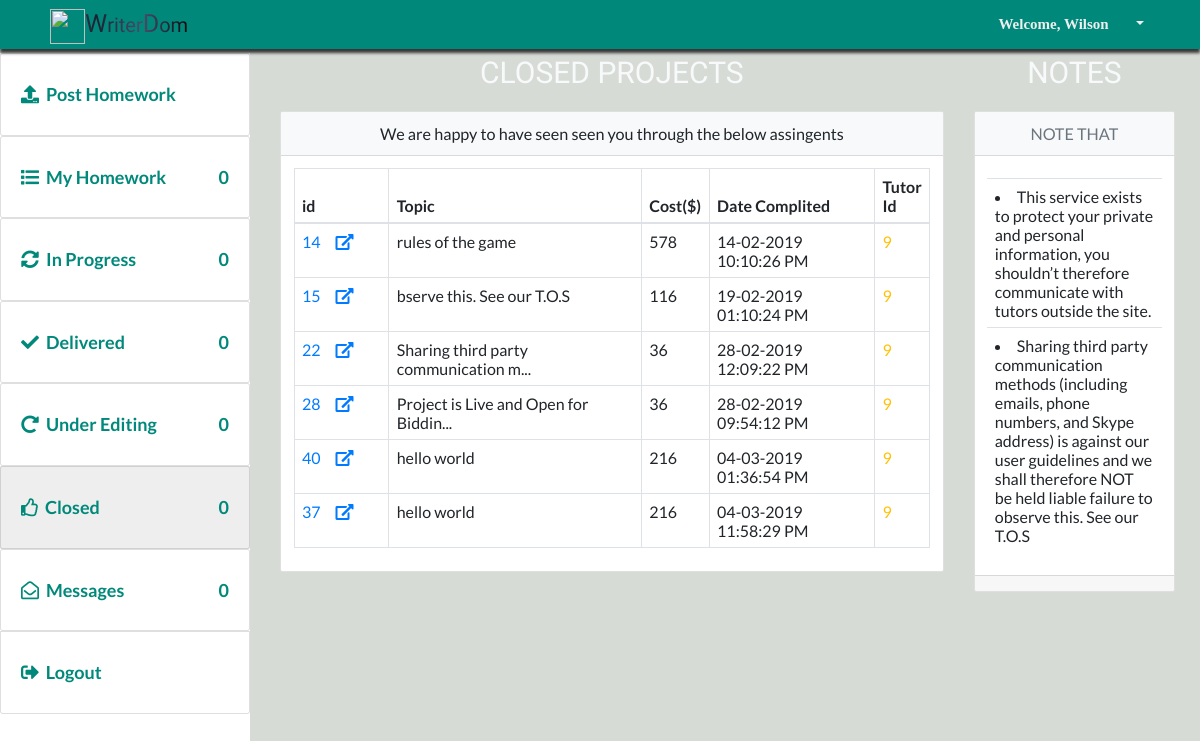
Page /student/completed.php (signed in) on the earlier database version.
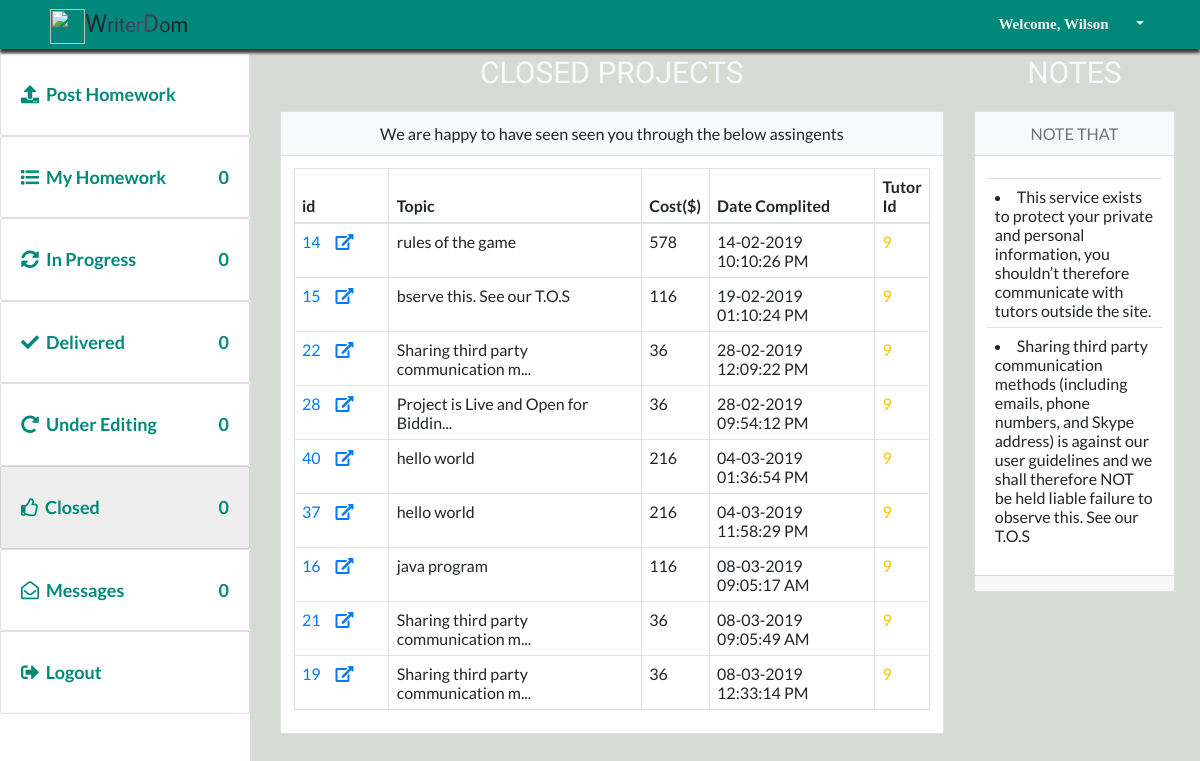
Same page on the later database version.
### tables this page shows
CREATE TABLE `closed` (
  `comment` text NOT NULL,
  `rating` int(255) NOT NULL,
  `project_id` int(255) NOT NULL,
  `student_id` int(255) NOT NULL,
  `tutor_id` int(255) NOT NULL,
  `date_closed` text NOT NULL
);

CREATE TABLE `projects` (
  `project_id` bigint(20) UNSIGNED NOT NULL,
  `student_id` int(11) NOT NULL,
  `title` text NOT NULL,
  `deadline` text NOT NULL,
  `subject` text NOT NULL,
  `instructions` longtext NOT NULL,
  `style` text NOT NULL,
  `type_of_paper` text NOT NULL,
  `pages` tinyint(11) NOT NULL,
  `slides` tinyint(11) NOT NULL,
  `problems` tinyint(11) NOT NULL,
  `budget` varchar(255) NOT NULL,
  `charges` varchar(255) NOT NULL DEFAULT '0',
  `cost` varchar(255) NOT NULL DEFAULT '0',
  `bids` tinyint(100) NOT NULL DEFAULT '0',
  `academic_level` text NOT NULL,
  `sources` tinyint(11) NOT NULL,
  `status` tinyint(4) NOT NULL DEFAULT '0',
  `DATE_CREATED` text NOT NULL
);

### dbconfig/dbconnect.php (called while the page is built, shortened)
<?php
require_once(  'shared/ez_sql_core.php');
require_once( 'ez_sql_mysqli.php');
$db=new ezSQL_mysqli(DB_USER, DB_PASS,DB_NAME,DB_HOST,DB_ENCODING);
 ?>

### dbconfig/ez_sql_mysqli.php (called while the page is built, shortened)
<?php
class ezSQL_mysqli extends ezSQLcore
{
    private $ezsql_mysql_str = array
        (
            1 => 'Require $dbuser and $dbpassword to connect to a database server',
            2 => 'Error establishing mySQL database connection. Correct user/password? Correct hostname? Database server running?',
            3 => 'Require $dbname to select a database',
            4 => 'mySQL database connection is not active',
            5 => 'Unexpected error while trying to select database'
        );
    private $_dbuser;
    private $_dbpassword;
    private $_dbname;
    private $_dbhost;
    private $_charset = 'utf8';
    private $_result;
    public $show_errors = true;
    public $dbh;
    public function __construct($dbuser='', $dbpassword='', $dbname='', $dbhost='localhost', $charset='') {
        $this->_dbuser = $dbuser;
        $this->_dbpassword = $dbpassword;
        $this->_dbname = $dbname;
        $this->_dbhost = $dbhost;
    }
    public function connect($dbuser='', $dbpassword='', $dbhost='localhost', $charset='') {
        $this->_connected = false;
        $this->_dbuser = empty($dbuser) ? $this->_dbuser : $dbuser;
        $this->_dbpassword = empty($dbpassword) ? $this->_dbpassword : $dbpassword;
        $this->_dbhost = $dbhost!='localhost' ? $this->_dbhost : $dbhost;
        $this->_charset = empty($charset) ? $this->_charset : $charset;
        if ( empty($this->_dbuser) ) {
            $this->register_error($this->ezsql_mysql_str[1] . ' in ' . __FILE__ . ' on line ' . __LINE__);
            $this->show_errors ? trigger_error($this->ezsql_mysql_str[1], E_USER_WARNING) : null;
        } else if ( ! $this->dbh = mysqli_connect($this->_dbhost, $this->_dbuser, $this->_dbpassword, $this->_dbname) ) {
            $this->register_error($this->ezsql_mysql_str[2] . ' in ' . __FILE__ . ' on line ' . __LINE__);
            $this->show_errors ? trigger_error($this->ezsql_mysql_str[2], E_USER_WARNING) : null;
        } else {
            mysqli_set_charset($this->dbh, $this->_charset);
            $this->_connected = true;
        }
        return $this->_connected;
    }
    public function select($dbname='', $charset='') {
        if ( ! $dbname ) {
            $this->register_error($this->ezsql_mysql_str[3] . ' in ' . __FILE__ . ' on line ' . __LINE__);
            $this->show_errors ? trigger_error($this->ezsql_mysql_str[3], E_USER_WARNING) : null;
            return false;
        } else if ( ! $this->dbh ) {
            $this->register_error($this->ezsql_mysql_str[4] . ' in ' . __FILE__ . ' on line ' . __LINE__);
            $this->show_errors ? trigger_error($this->ezsql_mysql_str[4], E_USER_WARNING) : null;
            return false;
        } else {
            $this->_dbname = $dbname;
            if ( $charset == '') {
                $charset = $this->_charset;
            }
             if ( $charset != '' ) {
                $charsets = array();
                $recordset = mysqli_query($this->dbh, 'SHOW CHARACTER SET');
                while ( $row = mysqli_fetch_array($recordset, MYSQLI_ASSOC) ) {
                        $charsets[] = $row['Charset'];
                }
            }
            $this->_connected = true;
        }
        return $this->_connected;
    }
    public function query($query, $use_prepare=false) {
		$query = str_replace(_TAG, '?', $query);
        $return_val = 0;
        $query = trim($query);
        if ( ! isset($this->dbh) || ! $this->dbh ) {
            $this->select($this->_dbname);
        }
		if (!empty($param) && is_array($param) && ($this->getPrepare()))
			return $this->query_prepared($query, $param);
		else
			$this->_result = mysqli_query($this->dbh, $query);
        $is_insert = false;
        if ( preg_match("/^(insert|delete|update|replace)\s+/i", $query) ) {
            $this->_affectedRows = mysqli_affected_rows($this->dbh);
            if ( preg_match("/^(insert|replace)\s+/i", $query) ) {
                $this->insert_id = mysqli_insert_id($this->dbh);
            }
            $return_val = $this->_affectedRows;
        } else {
            if ( !is_numeric($this->_result) && !is_bool($this->_result)) {
                $i=0;
                $num_rows=0;
                while ( $row = mysqli_fetch_object($this->_result) ) {
                    $num_rows++;
                }
                $this->num_rows = $num_rows;
                $return_val = $this->num_rows;
            }
        }
        return $return_val;
    }
}

### dbconfig/shared/ez_sql_core.php (called while the page is built, shortened)
<?php
    require_once('ezQuery.php');
	class ezSQLcore extends ezQuery
	{
    public $last_result = null;
		function flush()
		{
			$this->last_result = null;
		}
		function get_results($query=null, $output = OBJECT, $use_prepare=false) {
			if ( $query ) {
				$this->query($query, $use_prepare);
			}
			if ( $output == OBJECT ) {
				return $this->last_result;
			} elseif ( $output == _JSON ) {
				return json_encode($this->last_result);
			}
		}
}

### dbconfig/shared/ezQuery.php (called while the page is built, shortened)
<?php
class ezQuery
{
    function setParamaters($valuetoadd=null) {
        if (empty($valuetoadd)) {
            $this->preparedvalues = array();
            return null;
        } else
            return array_push($this->preparedvalues, $valuetoadd);
	}
}

### student/completed.php (the view, shortened to what the rows shown need)
<?php
require_once "../inc/header_links.php";
require_once("../dbconfig/dbconnect.php");
require_once("../inc/utilities.php");
$user_id=$_SESSION['user_id'];
$query="SELECT * FROM closed LEFT JOIN projects ON closed.project_id=projects.project_id  WHERE closed.student_id='$user_id'";
$results=$db->get_results($query);
?>
<div class="display">
    <div class="display__content">
        <div class="row">
            <div class="col-sm-12 col-md-12 col-lg-12 col-xl-9">
                <h1 class="headingTertiary text-light">Closed Projects </h1>
                                <div class="card">
                    <div class="card-body">
                        <?php if ($db->num_rows<=0): ?>
                        <h2 class="headingTertiary">Nothing to Show Yet</h2>
                        <?php elseif($db->num_rows>0): ?>
                        <table class="table table-bordered">
                            <thead>
                                <tr>
                                    <th>id</th>
                                    <th class="wide">Topic</th>
                                    <th>Cost($)</th>
                                    <th class="medium">Date Complited</th>
                                    <th class="medium">Tutor Id</th>
                                </tr>
                            </thead>
                            <tbody>
                                <?php foreach ($results as $result) { ?>
                                <tr>
                                    <td class="smalll"><a
                                            href="complited_details?id=<?php echo urlencode(convert_uuencode($result->project_id)); ?>">
                                            <?php echo $result->project_id. "<i class='fas fa-external-link-alt icon-r ml-4'></i>"; ?></a>
                                    </td>
                                    <td class="wide">
                                        <?php echo (strlen($result->title) >35 )? substr($result->title, 0, 35).'...':$result->title; ?>
                                    </td>
                                    <td>
                                        <?php echo $result->cost; ?>
                                    </td>
                                    <td>
                                        <?php echo $result->date_closed; ?>
                                    </td>
                                    <td class="text-warning">
                                        <?php echo $result->tutor_id ?>
                                    </td>
                                </tr>
                                <?php } ?>
                            </tbody>
                        </table>
                        <?php endif ?>
                    </div>
                </div>
            </div>
            <div class="col-sm-12 col-md-12 col-lg-12  col-xl-3">
                <h1 class="headingTertiary text-light">Notes</h1>
            </div>
        </div>
    </div>
</div>
<?php
require_once"../inc/footer_links.php";
 ?>

Differences in the rows shown:
added closed: project.project_id "16", project.title "java program", project.cost "116", date_closed "08-03-2019 09:05:17 AM", tutor "9"
added closed: project.project_id "21", project.title "Sharing third party communication m", project.cost "36", date_closed "08-03-2019 09:05:49 AM", tutor "9"
added closed: project.project_id "19", project.title "Sharing third party communication m", project.cost "36", date_closed "08-03-2019 12:33:14 PM", tutor "9"
